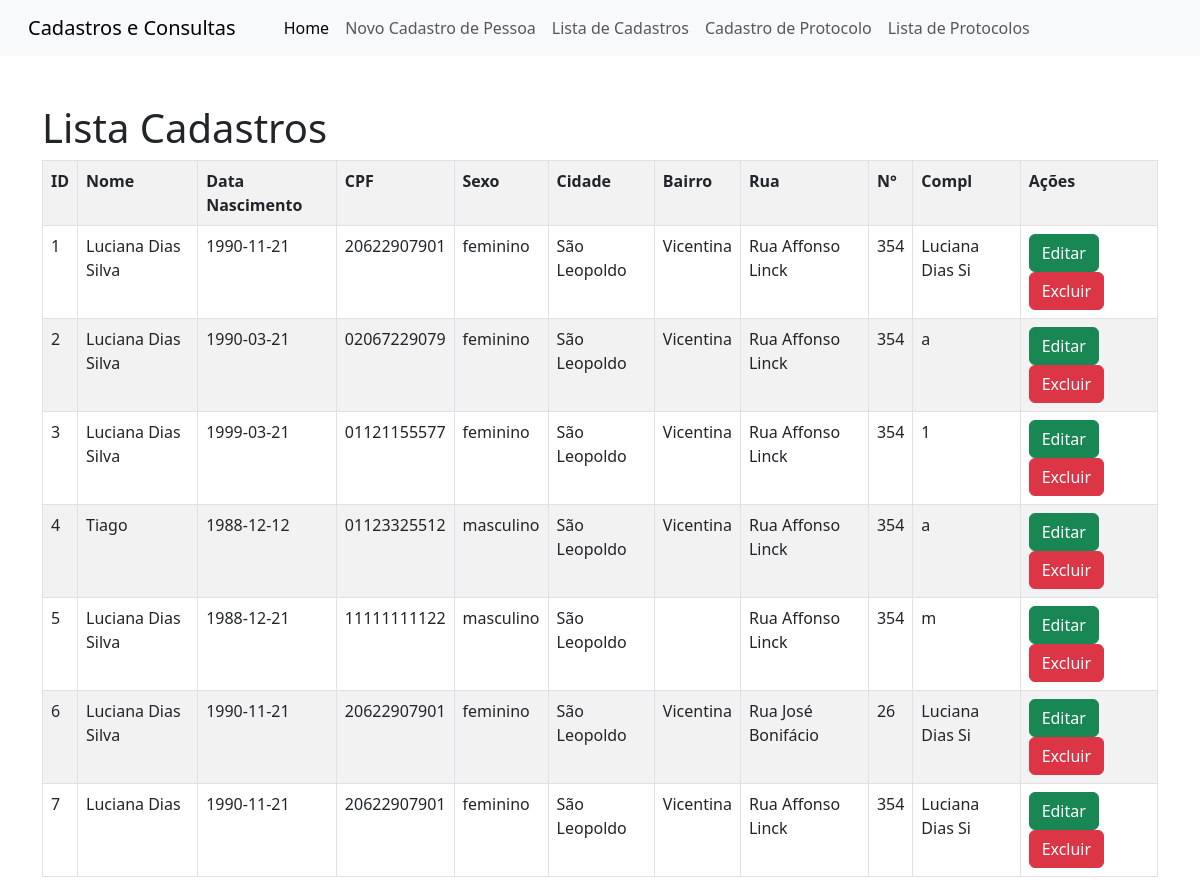
Page /?page=listar on the committed database.
### tables this page shows
CREATE TABLE `pessoa` (
  `id` int(10) UNSIGNED NOT NULL,
  `nome` varchar(45) NOT NULL,
  `data_nascimento` date NOT NULL,
  `cpf` varchar(11) NOT NULL,
  `sexo` varchar(9) NOT NULL,
  `cidade` varchar(30) DEFAULT NULL,
  `bairro` varchar(20) DEFAULT NULL,
  `rua` varchar(45) DEFAULT NULL,
  `numero` varchar(6) DEFAULT NULL,
  `complemento` varchar(15) DEFAULT NULL
);

### lista-cadastros.php (the view)
<h1>Lista Cadastros</h1>
<?php
    $sql = "SELECT * FROM pessoa";
    $res = $conn->query($sql);
    $qtd = $res->num_rows;
    if($qtd > 0){
        print "<table class='table table-hover table-striped table-bordered'>";
        print "<tr>";
            print "<th>ID</th>";
            print "<th>Nome</th>";
            print "<th>Data Nascimento</th>";
            print "<th>CPF</th>";
            print "<th>Sexo</th>";
            print "<th>Cidade</th>";
            print "<th>Bairro</th>";
            print "<th>Rua</th>";
            print "<th>N°</th>";
            print "<th>Compl</th>";
            print "<th>Ações</th>";
            print "</tr>";
        while($row = $res->fetch_object()){
            print "<tr>";
            print "<td>".$row->id."</td>";
            print "<td>".$row->nome."</td>";
            print "<td>".$row->data_nascimento."</td>";
            print "<td>".$row->cpf."</td>";
            print "<td>".$row->sexo."</td>";
            print "<td>".$row->cidade."</td>";
            print "<td>".$row->bairro."</td>";
            print "<td>".$row->rua."</td>";
            print "<td>".$row->numero."</td>";
            print "<td>".$row->complemento."</td>";
            print "<td>
                    <button onclick=\"location.href='?page=editar&id=".$row->id."';\" class='btn btn-success'>Editar</button>
                    <button onclick class='btn btn-danger'>Excluir</button>
                </td>";
            print "</tr>";
        }
        print "</table>";
    }else{
        print "<p class='alert alert-danger'>Não encontrou resultados!</p>";
    }
?>

### index.php (shortened to what this page needs)
<!DOCTYPE html>
<html lang="pt-br">
  <head>
    <link rel="stylesheet" href="css/bootstrap.rtl.min.css">
  </head>
  <body>
    <nav class="navbar navbar-expand-lg bg-body-tertiary">
    <div class="container-fluid">
        <a class="navbar-brand" href="#">Cadastros e Consultas</a>
        <div class="collapse navbar-collapse" id="navbarNav">
        <ul class="navbar-nav">
            <li class="nav-item">
            <a class="nav-link active" aria-current="page" href="index.php">Home</a>
            </li>
            <li class="nav-item">
            <a class="nav-link" href="?page=novo">Novo Cadastro de Pessoa</a>
            </li>
            <li class="nav-item">
            <a class="nav-link" href="?page=listar">Lista de Cadastros</a>
            </li>
            <li class="nav-item">
            <a class="nav-link" href="novo-protocolo.php">Cadastro de Protocolo</a>
            </li>
            <li class="nav-item">
            <a class="nav-link" href="lista-protocolos.php">Lista de Protocolos</a>
            </li>
        </ul>
        </div>
    </div>
    </nav>
    <div class="container">
      <div class="row">
        <div class="col mt-5">
        <?php
        include("config.php");
        switch(@$_REQUEST["page"]){
            case "listar":
              include("lista-cadastros.php");
            break;
        }
      ?>
        </div>
      </div>
    </div>
    </body>
    </html>

### rows in the picture
pessoa: id "1", nome "Luciana Dias Silva", data_nascimento "1990-11-21", cpf "20622907901", sexo "feminino", cidade "São Leopoldo", bairro "Vicentina", rua "Rua Affonso Linck", numero "354", complemento "Luciana Dias Si"
pessoa: id "2", nome "Luciana Dias Silva", data_nascimento "1990-03-21", cpf "02067229079", sexo "feminino", cidade "São Leopoldo", bairro "Vicentina", rua "Rua Affonso Linck", numero "354", complemento "a"
pessoa: id "3", nome "Luciana Dias Silva", data_nascimento "1999-03-21", cpf "01121155577", sexo "feminino", cidade "São Leopoldo", bairro "Vicentina", rua "Rua Affonso Linck", numero "354", complemento "1"
pessoa: id "4", nome "Tiago", data_nascimento "1988-12-12", cpf "01123325512", sexo "masculino", cidade "São Leopoldo", bairro "Vicentina", rua "Rua Affonso Linck", numero "354", complemento "a"
pessoa: id "5", nome "Luciana Dias Silva", data_nascimento "1988-12-21", cpf "11111111122", sexo "masculino", cidade "São Leopoldo", rua "Rua Affonso Linck", numero "354", complemento "m"
pessoa: id "6", nome "Luciana Dias Silva", data_nascimento "1990-11-21", cpf "20622907901", sexo "feminino", cidade "São Leopoldo", bairro "Vicentina", rua "Rua José Bonifácio", numero "26", complemento "Luciana Dias Si"
pessoa: id "7", nome "Luciana Dias", data_nascimento "1990-11-21", cpf "20622907901", sexo "feminino", cidade "São Leopoldo", bairro "Vicentina", rua "Rua Affonso Linck", numero "354", complemento "Luciana Dias Si"
